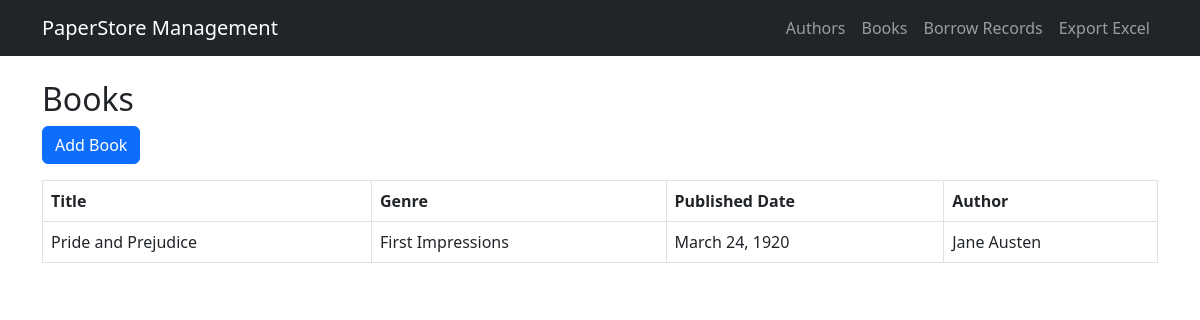
/paperstore/book/, run on the app's committed database.
### paperstore/models.py (models this page shows, shortened)
class Book(models.Model):
    title = models.CharField(max_length=250)
    genre = models.CharField(max_length=150)
    public_date = models.DateField()
    author = models.ForeignKey(Author,on_delete=models.CASCADE)

class Author(models.Model):
    name = models.CharField(max_length=250)
    email = models.EmailField(unique=True)
    bio = models.TextField()

### paperstore/views.py (the view)
# urls.py: path('book/', BookListView.as_view(), name='list_book'),
class BookListView(ListView):
    model = Book
    template_name = 'list_book.html'
    context_object_name = 'book'
    paginate_by = 10

### paperstore/templates/list_book.html
{% extends 'base.html' %}
{% block content %}
<h2>Books</h2>
<a href="{% url 'add_book' %}" class="btn btn-primary mb-3">Add Book</a>
<table class="table table-bordered">
    <tr>
        <th>Title</th>
        <th>Genre</th>
        <th>Published Date</th>
        <th>Author</th>
    </tr>
    {% for book in book %}
    <tr>
        <td>{{ book.title }}</td>
        <td>{{ book.genre }}</td>
        <td>{{ book.public_date }}</td>
        <td>{{ book.author.name }}</td>
    </tr>
    {% empty %}
    <tr>
        <td colspan="4">No books found.</td>
    </tr>
    {% endfor %}
</table>
{% endblock %}

### data on the page
Book: title "Pride and Prejudice", genre "First Impressions", public_date "March 24, 1920", author.name "Jane Austen"
